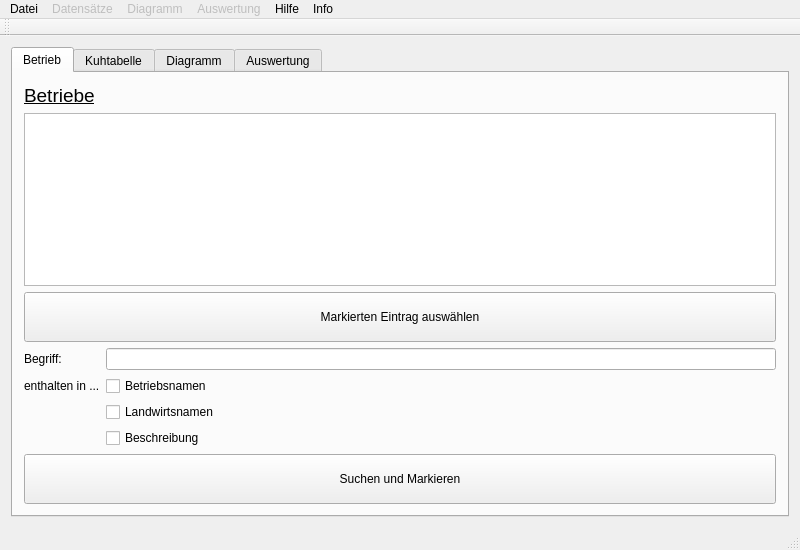
<?xml version="1.0" encoding="UTF-8"?>
<ui version="4.0">
 <class>MainWindow</class>
 <widget class="QMainWindow" name="MainWindow">
  <property name="geometry">
   <rect>
    <x>0</x>
    <y>0</y>
    <width>800</width>
    <height>550</height>
   </rect>
  </property>
  <property name="minimumSize">
   <size>
    <width>500</width>
    <height>450</height>
   </size>
  </property>
  <property name="windowTitle">
   <string>MainWindow</string>
  </property>
  <widget class="QWidget" name="centralWidget">
   <layout class="QVBoxLayout" name="verticalLayout">
    <item>
     <widget class="QTabWidget" name="tabWidget">
      <property name="enabled">
       <bool>true</bool>
      </property>
      <property name="sizePolicy">
       <sizepolicy hsizetype="Expanding" vsizetype="Expanding">
        <horstretch>0</horstretch>
        <verstretch>0</verstretch>
       </sizepolicy>
      </property>
      <property name="currentIndex">
       <number>0</number>
      </property>
      <widget class="QWidget" name="tab_Farm">
       <attribute name="title">
        <string>Betrieb</string>
       </attribute>
       <layout class="QVBoxLayout" name="verticalLayout_2">
        <item>
         <widget class="QLabel" name="lab_FarmCaption">
          <property name="font">
           <font>
            <pointsize>14</pointsize>
            <underline>true</underline>
           </font>
          </property>
          <property name="text">
           <string>Betriebe</string>
          </property>
         </widget>
        </item>
        <item>
         <widget class="QTableView" name="tv_Farms"/>
        </item>
        <item>
         <widget class="QPushButton" name="pb_FarmsSelectMarked">
          <property name="minimumSize">
           <size>
            <width>0</width>
            <height>50</height>
           </size>
          </property>
          <property name="text">
           <string>Markierten Eintrag auswählen</string>
          </property>
         </widget>
        </item>
        <item>
         <layout class="QFormLayout" name="fl_Farm">
          <property name="fieldGrowthPolicy">
           <enum>QFormLayout::AllNonFixedFieldsGrow</enum>
          </property>
          <item row="0" column="0">
           <widget class="QLabel" name="lab_FarmKeyword">
            <property name="text">
             <string>Begriff:</string>
            </property>
           </widget>
          </item>
          <item row="0" column="1">
           <widget class="QLineEdit" name="ed_FarmName"/>
          </item>
          <item row="1" column="0">
           <widget class="QLabel" name="lab_concerning">
            <property name="text">
             <string>enthalten in ...</string>
            </property>
           </widget>
          </item>
          <item row="3" column="1">
           <widget class="QCheckBox" name="cB_FarmerName">
            <property name="text">
             <string>Landwirtsnamen</string>
            </property>
           </widget>
          </item>
          <item row="4" column="1">
           <widget class="QCheckBox" name="cB_FarmDescription">
            <property name="text">
             <string>Beschreibung</string>
            </property>
           </widget>
          </item>
          <item row="1" column="1">
           <widget class="QCheckBox" name="cB_FarmName">
            <property name="text">
             <string>Betriebsnamen</string>
            </property>
           </widget>
          </item>
         </layout>
        </item>
        <item>
         <widget class="QPushButton" name="pb_FarmsSearchAndMark">
          <property name="minimumSize">
           <size>
            <width>300</width>
            <height>50</height>
           </size>
          </property>
          <property name="text">
           <string>Suchen und Markieren</string>
          </property>
         </widget>
        </item>
       </layout>
      </widget>
      <widget class="QWidget" name="tab_Cows">
       <property name="enabled">
        <bool>true</bool>
       </property>
       <attribute name="title">
        <string>Kuhtabelle</string>
       </attribute>
       <layout class="QVBoxLayout" name="verticalLayout_3">
        <item>
         <widget class="QTabWidget" name="tabWidgetCows">
          <property name="currentIndex">
           <number>0</number>
          </property>
          <widget class="QWidget" name="tab_Cows_Home">
           <attribute name="title">
            <string>Herde</string>
           </attribute>
           <layout class="QVBoxLayout" name="verticalLayout_7">
            <item>
             <widget class="QLabel" name="lab_CowsDescription">
              <property name="font">
               <font>
                <pointsize>14</pointsize>
                <underline>true</underline>
               </font>
              </property>
              <property name="text">
               <string>Kühe</string>
              </property>
             </widget>
            </item>
            <item>
             <widget class="QTableView" name="tv_Cows"/>
            </item>
            <item>
             <widget class="QPushButton" name="pb_SelectMarked">
              <property name="minimumSize">
               <size>
                <width>0</width>
                <height>50</height>
               </size>
              </property>
              <property name="text">
               <string>Markierte Kuh einzeln betrachten</string>
              </property>
             </widget>
            </item>
            <item>
             <widget class="QFrame" name="fl_Cows">
              <property name="frameShape">
               <enum>QFrame::StyledPanel</enum>
              </property>
              <property name="frameShadow">
               <enum>QFrame::Raised</enum>
              </property>
              <layout class="QHBoxLayout" name="horizontalLayout">
               <item>
                <widget class="QFrame" name="f_CowsLeft">
                 <property name="frameShape">
                  <enum>QFrame::StyledPanel</enum>
                 </property>
                 <property name="frameShadow">
                  <enum>QFrame::Raised</enum>
                 </property>
                 <layout class="QFormLayout" name="formLayout_2">
                  <property name="sizeConstraint">
                   <enum>QLayout::SetDefaultConstraint</enum>
                  </property>
                  <property name="fieldGrowthPolicy">
                   <enum>QFormLayout::AllNonFixedFieldsGrow</enum>
                  </property>
                  <property name="rowWrapPolicy">
                   <enum>QFormLayout::DontWrapRows</enum>
                  </property>
                  <property name="horizontalSpacing">
                   <number>0</number>
                  </property>
                  <property name="verticalSpacing">
                   <number>3</number>
                  </property>
                  <property name="margin">
                   <number>0</number>
                  </property>
                  <item row="1" column="0">
                   <widget class="QCheckBox" name="cb_SearchCowByName">
                    <property name="text">
                     <string>Nach Kuhnamen suchen:</string>
                    </property>
                   </widget>
                  </item>
                  <item row="1" column="1">
                   <widget class="QLineEdit" name="ed_CowName"/>
                  </item>
                  <item row="2" column="0">
                   <widget class="QCheckBox" name="cb_MinFatProteinQuotient">
                    <property name="text">
                     <string>Fett-Eiweiß-Quotient unter</string>
                    </property>
                   </widget>
                  </item>
                  <item row="2" column="1">
                   <widget class="QDoubleSpinBox" name="sb_MinFatProteinQuotient">
                    <property name="maximumSize">
                     <size>
                      <width>60</width>
                      <height>16777215</height>
                     </size>
                    </property>
                    <property name="singleStep">
                     <double>0.200000000000000</double>
                    </property>
                    <property name="value">
                     <double>1.200000000000000</double>
                    </property>
                   </widget>
                  </item>
                  <item row="3" column="0">
                   <widget class="QCheckBox" name="cb_MaxFatProteinQuotient">
                    <property name="text">
                     <string>Fett-Eiweiß-Quotient über</string>
                    </property>
                   </widget>
                  </item>
                  <item row="3" column="1">
                   <widget class="QDoubleSpinBox" name="sb_MaxFatProteinQuotient">
                    <property name="maximumSize">
                     <size>
                      <width>60</width>
                      <height>16777215</height>
                     </size>
                    </property>
                    <property name="singleStep">
                     <double>0.200000000000000</double>
                    </property>
                    <property name="value">
                     <double>1.400000000000000</double>
                    </property>
                   </widget>
                  </item>
                 </layout>
                </widget>
               </item>
               <item>
                <spacer name="horizontalSpacer">
                 <property name="orientation">
                  <enum>Qt::Horizontal</enum>
                 </property>
                 <property name="sizeType">
                  <enum>QSizePolicy::Fixed</enum>
                 </property>
                 <property name="sizeHint" stdset="0">
                  <size>
                   <width>40</width>
                   <height>20</height>
                  </size>
                 </property>
                </spacer>
               </item>
               <item>
                <widget class="QFrame" name="F_CowsRight">
                 <property name="frameShape">
                  <enum>QFrame::StyledPanel</enum>
                 </property>
                 <property name="frameShadow">
                  <enum>QFrame::Raised</enum>
                 </property>
                 <layout class="QFormLayout" name="formLayout_3">
                  <item row="2" column="0">
                   <widget class="QCheckBox" name="cb_MinCellCount">
                    <property name="text">
                     <string>Zellzahlen über</string>
                    </property>
                   </widget>
                  </item>
                  <item row="0" column="0">
                   <widget class="QCheckBox" name="cb_FatPercentage">
                    <property name="text">
                     <string>Fettwert (in %) unter </string>
                    </property>
                   </widget>
                  </item>
                  <item row="0" column="1">
                   <widget class="QDoubleSpinBox" name="sb_FatPercentage">
                    <property name="maximumSize">
                     <size>
                      <width>60</width>
                      <height>16777215</height>
                     </size>
                    </property>
                    <property name="maximum">
                     <double>100.000000000000000</double>
                    </property>
                    <property name="singleStep">
                     <double>0.200000000000000</double>
                    </property>
                    <property name="value">
                     <double>3.700000000000000</double>
                    </property>
                   </widget>
                  </item>
                  <item row="3" column="0">
                   <widget class="QCheckBox" name="cb_MaxCellCount">
                    <property name="text">
                     <string>Zellzahlen unter</string>
                    </property>
                   </widget>
                  </item>
                  <item row="2" column="1">
                   <widget class="QSpinBox" name="sb_MinCellCount">
                    <property name="maximumSize">
                     <size>
                      <width>100</width>
                      <height>16777215</height>
                     </size>
                    </property>
                    <property name="maximum">
                     <number>2000000</number>
                    </property>
                    <property name="singleStep">
                     <number>50000</number>
                    </property>
                    <property name="value">
                     <number>200000</number>
                    </property>
                   </widget>
                  </item>
                  <item row="3" column="1">
                   <widget class="QSpinBox" name="sb_MaxCellCount">
                    <property name="maximumSize">
                     <size>
                      <width>100</width>
                      <height>16777215</height>
                     </size>
                    </property>
                    <property name="maximum">
                     <number>2000000</number>
                    </property>
                    <property name="singleStep">
                     <number>50000</number>
                    </property>
                    <property name="value">
                     <number>800000</number>
                    </property>
                   </widget>
                  </item>
                 </layout>
                </widget>
               </item>
              </layout>
             </widget>
            </item>
            <item>
             <widget class="QPushButton" name="pb_CowsSearchAndMark">
              <property name="minimumSize">
               <size>
                <width>300</width>
                <height>50</height>
               </size>
              </property>
              <property name="text">
               <string>In neuer Tabelle zusammenstellen</string>
              </property>
             </widget>
            </item>
           </layout>
          </widget>
          <widget class="QWidget" name="tab_CowTable">
           <attribute name="title">
            <string>Ausgewählte Tabelle</string>
           </attribute>
           <layout class="QVBoxLayout" name="verticalLayout_14">
            <item>
             <widget class="QTableView" name="tableView"/>
            </item>
            <item>
             <widget class="QPushButton" name="pb_SaveCowTableChanges">
              <property name="minimumSize">
               <size>
                <width>0</width>
                <height>50</height>
               </size>
              </property>
              <property name="text">
               <string>Änderungen speichern</string>
              </property>
             </widget>
            </item>
            <item>
             <widget class="QPushButton" name="pb_ExportCowTable">
              <property name="minimumSize">
               <size>
                <width>0</width>
                <height>50</height>
               </size>
              </property>
              <property name="text">
               <string>Exportieren</string>
              </property>
             </widget>
            </item>
           </layout>
          </widget>
          <widget class="QWidget" name="tab_CowView">
           <attribute name="title">
            <string>Ausgewählte Kuh</string>
           </attribute>
           <layout class="QVBoxLayout" name="verticalLayout_4">
            <item>
             <widget class="QLabel" name="lab_CowViewDescription">
              <property name="font">
               <font>
                <pointsize>14</pointsize>
                <underline>true</underline>
               </font>
              </property>
              <property name="text">
               <string>Eigenschaften der Kuh ...</string>
              </property>
             </widget>
            </item>
            <item>
             <widget class="QTableView" name="tv_CowView"/>
            </item>
            <item>
             <widget class="QPushButton" name="pb_SaveCowChanges">
              <property name="minimumSize">
               <size>
                <width>0</width>
                <height>50</height>
               </size>
              </property>
              <property name="text">
               <string>Änderungen speichern</string>
              </property>
             </widget>
            </item>
           </layout>
          </widget>
         </widget>
        </item>
       </layout>
      </widget>
      <widget class="QWidget" name="tab_Diagram">
       <property name="enabled">
        <bool>true</bool>
       </property>
       <attribute name="title">
        <string>Diagramm</string>
       </attribute>
       <layout class="QVBoxLayout" name="verticalLayout_5">
        <item>
         <widget class="QGraphicsView" name="gv_Diagram"/>
        </item>
        <item>
         <layout class="QFormLayout" name="fl_diagram">
          <item row="1" column="0">
           <widget class="QLabel" name="lab_XAxis">
            <property name="text">
             <string>X-Achse</string>
            </property>
           </widget>
          </item>
          <item row="2" column="0">
           <widget class="QLabel" name="lab_YAxis">
            <property name="text">
             <string>Y-Achse</string>
            </property>
           </widget>
          </item>
          <item row="1" column="1">
           <widget class="QComboBox" name="cob_XAxis">
            <item>
             <property name="text">
              <string>&lt;Der konstante Anstieg, z.B. Zeit in Monaten&gt;</string>
             </property>
            </item>
           </widget>
          </item>
          <item row="2" column="1">
           <widget class="QComboBox" name="cob_YAxis">
            <item>
             <property name="text">
              <string>&lt;Der dynamische Anstieg, z.B. Milchabgabe&gt;</string>
             </property>
            </item>
           </widget>
          </item>
          <item row="0" column="0">
           <widget class="QCheckBox" name="cb_diagramForSingleCo">
            <property name="text">
             <string>Diagramm über eine Einzelne Kuh?</string>
            </property>
           </widget>
          </item>
          <item row="0" column="1">
           <widget class="QComboBox" name="cob_CowNrName">
            <item>
             <property name="text">
              <string>&lt;Nummer/Name der Kuh&gt;</string>
             </property>
            </item>
           </widget>
          </item>
         </layout>
        </item>
        <item>
         <widget class="QPushButton" name="pb_CreatDiagram">
          <property name="minimumSize">
           <size>
            <width>0</width>
            <height>50</height>
           </size>
          </property>
          <property name="text">
           <string>Diagramm erstellen</string>
          </property>
         </widget>
        </item>
       </layout>
      </widget>
      <widget class="QWidget" name="tab_Report">
       <property name="enabled">
        <bool>true</bool>
       </property>
       <attribute name="title">
        <string>Auswertung</string>
       </attribute>
       <layout class="QVBoxLayout" name="verticalLayout_6">
        <item>
         <widget class="QGraphicsView" name="gv_Report"/>
        </item>
        <item>
         <layout class="QFormLayout" name="fl_ReportProperties">
          <property name="fieldGrowthPolicy">
           <enum>QFormLayout::AllNonFixedFieldsGrow</enum>
          </property>
          <item row="0" column="1">
           <widget class="QLabel" name="lab_Property">
            <property name="text">
             <string>Eigenschaft</string>
            </property>
           </widget>
          </item>
          <item row="1" column="1">
           <widget class="QComboBox" name="cob_Property"/>
          </item>
          <item row="2" column="1">
           <widget class="QLabel" name="lab_FromTable">
            <property name="text">
             <string>aus Tabelle ...</string>
            </property>
           </widget>
          </item>
          <item row="3" column="1">
           <widget class="QComboBox" name="cob_FromTable"/>
          </item>
         </layout>
        </item>
        <item>
         <widget class="QPushButton" name="pb_AddProperty">
          <property name="minimumSize">
           <size>
            <width>0</width>
            <height>50</height>
           </size>
          </property>
          <property name="text">
           <string>Eigenschaft hinzufügen</string>
          </property>
         </widget>
        </item>
       </layout>
      </widget>
     </widget>
    </item>
   </layout>
  </widget>
  <widget class="QMenuBar" name="menuBar">
   <property name="enabled">
    <bool>true</bool>
   </property>
   <property name="geometry">
    <rect>
     <x>0</x>
     <y>0</y>
     <width>800</width>
     <height>21</height>
    </rect>
   </property>
   <widget class="QMenu" name="menuData">
    <property name="title">
     <string>Datei</string>
    </property>
    <addaction name="actionReset"/>
    <addaction name="actionQuit"/>
   </widget>
   <widget class="QMenu" name="menuHelp">
    <property name="title">
     <string>Hilfe</string>
    </property>
    <widget class="QMenu" name="menuHow">
     <property name="title">
      <string>Wie ...</string>
     </property>
     <addaction name="action_ToChoseAFarm"/>
     <addaction name="action_ToCheckCowDetails"/>
     <addaction name="action_ToCreateDiagrams"/>
     <addaction name="action_ToCreateReports"/>
    </widget>
    <widget class="QMenu" name="menuWhy">
     <property name="title">
      <string>Warum ...</string>
     </property>
     <addaction name="action_AreTabsDisabled"/>
    </widget>
    <widget class="QMenu" name="menuWhere">
     <property name="title">
      <string>Wo ...</string>
     </property>
     <addaction name="action_ToPrint"/>
     <addaction name="action_ToReadNewData"/>
     <addaction name="action_ToSaveMyTemplates"/>
    </widget>
    <addaction name="menuHow"/>
    <addaction name="menuWhy"/>
    <addaction name="menuWhere"/>
   </widget>
   <widget class="QMenu" name="menuInfo">
    <property name="title">
     <string>Info</string>
    </property>
    <addaction name="actionAbout"/>
    <addaction name="actionTeam"/>
   </widget>
   <widget class="QMenu" name="menuReport">
    <property name="enabled">
     <bool>false</bool>
    </property>
    <property name="title">
     <string>Auswertung</string>
    </property>
    <widget class="QMenu" name="menuRecentlyUsedReports">
     <property name="title">
      <string>Kürzlich verwendete Vorlagen</string>
     </property>
     <addaction name="action_no_Reports"/>
    </widget>
    <widget class="QMenu" name="menuExportReport">
     <property name="title">
      <string>Exportieren oder Drucken</string>
     </property>
     <widget class="QMenu" name="menuExportReportAs">
      <property name="title">
       <string>Exportieren als ...</string>
      </property>
      <addaction name="action_Report_TextFile"/>
      <addaction name="action_Report_PDF"/>
      <addaction name="action_Report_DOC"/>
     </widget>
     <addaction name="actionPrintReport"/>
     <addaction name="menuExportReportAs"/>
    </widget>
    <addaction name="menuRecentlyUsedReports"/>
    <addaction name="separator"/>
    <addaction name="actionNewReportTemplate"/>
    <addaction name="actionLoadReportTemplate"/>
    <addaction name="actionSaveReportTemplate"/>
    <addaction name="separator"/>
    <addaction name="menuExportReport"/>
   </widget>
   <widget class="QMenu" name="menuDiagram">
    <property name="enabled">
     <bool>false</bool>
    </property>
    <property name="title">
     <string>Diagramm</string>
    </property>
    <widget class="QMenu" name="menuRecentlyUsedDiagrams">
     <property name="title">
      <string>Kürzlich verwendete Vorlagen</string>
     </property>
     <addaction name="action_no_Diagrams"/>
    </widget>
    <widget class="QMenu" name="menuExportDiagram">
     <property name="title">
      <string>Exportieren oder Drucken</string>
     </property>
     <widget class="QMenu" name="menuExportDiagramAs">
      <property name="title">
       <string>Exportieren als ...</string>
      </property>
      <addaction name="action_Diagram_JPEG"/>
      <addaction name="action_Diagram_SVG"/>
      <addaction name="action_Diagram_PDF"/>
     </widget>
     <addaction name="actionPrintDiagram"/>
     <addaction name="menuExportDiagramAs"/>
    </widget>
    <addaction name="menuRecentlyUsedDiagrams"/>
    <addaction name="separator"/>
    <addaction name="actionNewDiagramTemplate"/>
    <addaction name="actionSaveDiagramTemplate"/>
    <addaction name="actionLoadDiagramTemplate"/>
    <addaction name="separator"/>
    <addaction name="menuExportDiagram"/>
   </widget>
   <widget class="QMenu" name="menuDataSet">
    <property name="enabled">
     <bool>false</bool>
    </property>
    <property name="title">
     <string>Datensätze</string>
    </property>
    <addaction name="actionReadFromFile"/>
   </widget>
   <addaction name="menuData"/>
   <addaction name="menuDataSet"/>
   <addaction name="menuDiagram"/>
   <addaction name="menuReport"/>
   <addaction name="menuHelp"/>
   <addaction name="menuInfo"/>
  </widget>
  <widget class="QToolBar" name="mainToolBar">
   <property name="enabled">
    <bool>true</bool>
   </property>
   <property name="sizePolicy">
    <sizepolicy hsizetype="Preferred" vsizetype="Fixed">
     <horstretch>0</horstretch>
     <verstretch>0</verstretch>
    </sizepolicy>
   </property>
   <attribute name="toolBarArea">
    <enum>TopToolBarArea</enum>
   </attribute>
   <attribute name="toolBarBreak">
    <bool>false</bool>
   </attribute>
  </widget>
  <widget class="QStatusBar" name="statusBar">
   <property name="mouseTracking">
    <bool>false</bool>
   </property>
  </widget>
  <action name="actionReset">
   <property name="text">
    <string>Zurücksetzen</string>
   </property>
  </action>
  <action name="actionQuit">
   <property name="text">
    <string>Beenden</string>
   </property>
  </action>
  <action name="actionAbout">
   <property name="text">
    <string>Über</string>
   </property>
  </action>
  <action name="actionTeam">
   <property name="text">
    <string>Team</string>
   </property>
  </action>
  <action name="action_ToChoseAFarm">
   <property name="text">
    <string>... wähle ich einen Betrieb aus?</string>
   </property>
  </action>
  <action name="action_ToCheckCowDetails">
   <property name="text">
    <string>... betrachte ich eine Kuh genauer?</string>
   </property>
  </action>
  <action name="action_ToCreateDiagrams">
   <property name="text">
    <string>... erstelle ich ein Diagramm?</string>
   </property>
  </action>
  <action name="action_ToCreateReports">
   <property name="text">
    <string>... fertige ich eine Auswertung an?</string>
   </property>
  </action>
  <action name="action_AreTabsDisabled">
   <property name="text">
    <string>... sind die Reiter anfangs ausgegraut?</string>
   </property>
  </action>
  <action name="action_ToPrint">
   <property name="text">
    <string>... drucke ich?</string>
   </property>
  </action>
  <action name="action_ToReadNewData">
   <property name="text">
    <string>... lese ich neue Messergebnisse ein?</string>
   </property>
  </action>
  <action name="action_ToSaveMyTemplates">
   <property name="text">
    <string>... sichere ich meine Vorlagen?</string>
   </property>
  </action>
  <action name="actionLoadReportTemplate">
   <property name="text">
    <string>Vorlage laden</string>
   </property>
  </action>
  <action name="actionSaveReportTemplate">
   <property name="text">
    <string>Vorlage speichern</string>
   </property>
  </action>
  <action name="actionNewReportTemplate">
   <property name="text">
    <string>Neue Vorlage</string>
   </property>
  </action>
  <action name="action_no_Reports">
   <property name="enabled">
    <bool>false</bool>
   </property>
   <property name="text">
    <string>(keine)</string>
   </property>
  </action>
  <action name="actionNewDiagramTemplate">
   <property name="text">
    <string>Neue Vorlage</string>
   </property>
  </action>
  <action name="actionSaveDiagramTemplate">
   <property name="text">
    <string>Vorlage speichern</string>
   </property>
  </action>
  <action name="actionLoadDiagramTemplate">
   <property name="text">
    <string>Vorlage laden</string>
   </property>
  </action>
  <action name="action_no_Diagrams">
   <property name="enabled">
    <bool>false</bool>
   </property>
   <property name="text">
    <string>(keine)</string>
   </property>
  </action>
  <action name="actionPrintDiagram">
   <property name="text">
    <string>Drucken</string>
   </property>
  </action>
  <action name="action_Diagram_JPEG">
   <property name="text">
    <string>... Bild (JPEG)</string>
   </property>
  </action>
  <action name="action_Diagram_SVG">
   <property name="text">
    <string>... Vektorgrafik (SVG)</string>
   </property>
  </action>
  <action name="action_Diagram_PDF">
   <property name="text">
    <string>... PDF</string>
   </property>
  </action>
  <action name="actionPrintReport">
   <property name="text">
    <string>Drucken</string>
   </property>
  </action>
  <action name="action_Report_TextFile">
   <property name="text">
    <string>... Textdatei</string>
   </property>
  </action>
  <action name="action_Report_PDF">
   <property name="text">
    <string>... PDF</string>
   </property>
  </action>
  <action name="action_Report_DOC">
   <property name="text">
    <string>... Worddokument</string>
   </property>
  </action>
  <action name="actionReadFromFile">
   <property name="enabled">
    <bool>true</bool>
   </property>
   <property name="text">
    <string>Aus Datei einlesen</string>
   </property>
  </action>
 </widget>
 <layoutdefault spacing="6" margin="11"/>
 <resources/>
 <connections/>
</ui>
